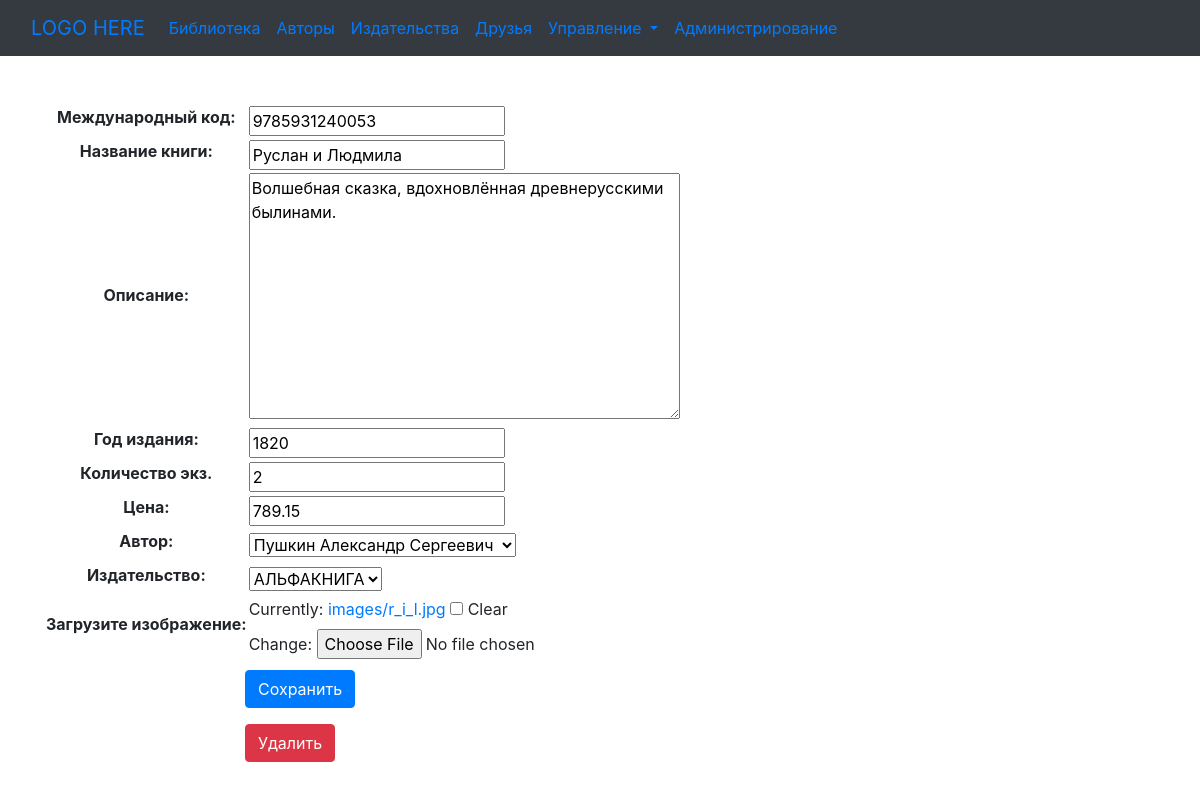
/book/2/, run on the app's committed database.
### p_library/models.py (models this page shows, shortened)
class Book(models.Model):
    ISBN = models.CharField(verbose_name="Международный код", max_length=13)
    title = models.TextField(verbose_name="Название")
    description = models.TextField(verbose_name="Описание")
    year_release = models.SmallIntegerField(verbose_name="Год издания")
    copy_count = models.SmallIntegerField(verbose_name="Количество экз.")
    price = models.DecimalField(decimal_places=2, max_digits=10, verbose_name="Цена")
    author = models.ForeignKey(Author,
                               on_delete=models.CASCADE,
                               related_name="book_author",
                               verbose_name="Автор",
                               null=True)
    publisher = models.ForeignKey(Publisher,
                                  on_delete=models.DO_NOTHING,
                                  null=True,
                                  related_name="books",
                                  verbose_name="Издательство")
    avatar = models.ImageField(upload_to='images',
                               blank=True,
                               verbose_name="Загрузите изображение")

### p_library/views.py (the view)
# urls.py: path('book/<int:pk>/', BookEdit.as_view(), name='book_edit'),
class BookEdit(UpdateView):
    model = Book
    form_class = BookForm
    success_url = reverse_lazy('p_library:main_page')
    template_name = 'book_edit.html'

### p_library/forms.py
class BookForm(forms.ModelForm):
    title = forms.CharField(widget=forms.TextInput, label="Название книги")
    class Meta:
        model = Book
        fields = '__all__'

### p_library/models.py (called while the page is built)
    def __str__(self):
        return self.pub_name

    def __str__(self):
        return "{}".format(self.full_name)

### p_library/templates/book_edit.html (shortened to what this page needs)
{% extends "base.html" %}
{% block content %}
    <form method="post">
        <table>
            {{ form }}
        </table>
        <p>
        <input type="submit" style="margin: 10px 0px 0px 200px;"
               value="Сохранить" class="btn btn-primary">
        </p>
    </form>
    <form action="delete/" style="margin: 10px 0px 0px 200px;">
        <button class="btn btn-danger">Удалить</button>
    </form>
{% endblock %}

### static/css/library.css (style rules this page uses)
html { font-family: 'Open Sans', sans-serif; }
th { text-align: center }

### data on the page
Book: ISBN "9785931240053", title "Руслан и Людмила", description "Волшебная сказка, вдохновлённая древнерусскими былинами.", year_release "1820", copy_count "2", price "789.15", author "Пушкин Александр Сергеевич", publisher "АЛЬФАКНИГА"
